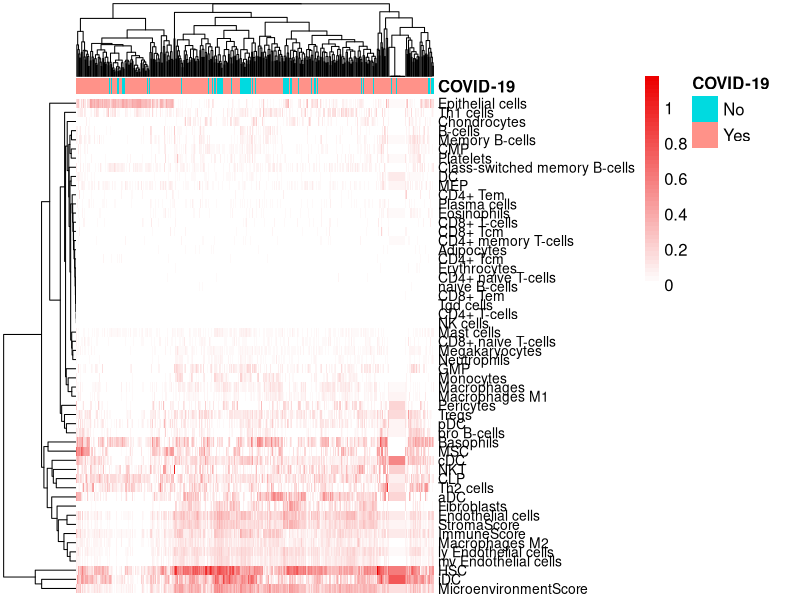

R code for this plot:
## ---- chunk 1
rm(list = ls())

rt=read.table("GSE162911_immune_profile.txt",sep="\t",header=T,row.names=1,check.names=F)   
rt1=t(rt[,-(1:3)])

rt2=rt1[rowMeans(rt1)>0,]

library(ggpubr)
library(pheatmap)
Type=as.data.frame(rt[,3])
colnames(Type)=c("COVID-19")
rownames(Type)=colnames(rt1)
summary(factor(Type[,1]))

pdf(file = "immune_heatmap.pdf",width = 8.5,height = 9)
pheatmap(rt2, annotation_col=Type,gaps_col = c(67),
         color =colorRampPalette(c( "white","#ED0000FF"))(50),
         cluster_rows = T,
         cluster_cols =T,
         fontsize=12,
         fontsize_row=10,
         show_colnames=F,
        show_rownames=T,
         fontsize_col=3)
dev.off()
library(tidyverse)
rt1=as.data.frame(t(rt1))
dat <- rt1 %>% as.data.frame() %>%
  rownames_to_column("Sample") %>% 
  gather(key = Complement_cell,value = Expression,-Sample)
dat$COVID_19 = rt[,3]

ggplot(dat,aes(Complement_cell,Expression,fill = COVID_19 )) + 
  geom_boxplot(outlier.shape = 21,color = "white") + 
  labs(x = "", y = "Enrichment scores") +
  theme(axis.text.x = element_text(angle=60,vjust = 0.5))+
  theme_classic()  + 
  theme(axis.title.y =  element_text(size = 10,vjust = 0.5,hjust = 0.5))+
  theme(axis.text.x = element_text(size = 12,angle = 45,vjust = 1,hjust = 1))+
  theme(axis.text.y = element_text(size = 10))+
  theme(plot.title = element_text(hjust = 0.5,size=15,face="bold"))+
  theme(legend.position = "right") + 
  scale_fill_manual(values = c("deepskyblue1", "tomato2"))+ stat_compare_means(aes(group = COVID_19,label = ..p.signif..),method = "t.test")
ggsave("Figure_F.pdf",width =20,height =5)
## ---- chunk 2
summary(cars)
## ---- chunk 3
plot(pressure)
